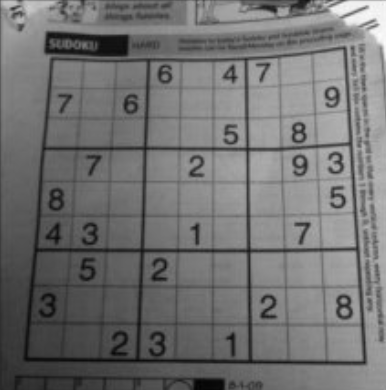
#> input picture data/images/dave.png, 386 x 390 px, found by its file name
$ python SSLFilter.py   (older library calls are emulated)
#> lines starting #> are read from the running program, lines starting #| are printed output that depends on the picture
#!/usr/bin/env python
# -*- coding: utf-8 -*-

import cv2
import numpy as np
import matplotlib.pyplot as plt

img = cv2.imread('data/images/dave.png', 0)
#> img: shape (390, 386); min 2, max 252, mean 113.5

# cv2.CV_64F 输出图像的深度（数据类型），可以使用-1, 与原图像保持一致np.uint8
laplacian = cv2.Laplacian(img, cv2.CV_64F)
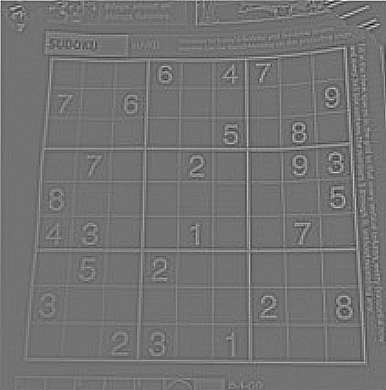
#> laplacian: shape (390, 386) float64; min -103, max 125, mean 0.1; drawn with min black and max white

# 参数1，0为只在x方向求一阶导数，最大可以求2阶导数。
sobelx = cv2.Sobel(img, cv2.CV_64F, 1, 0, ksize = 5)
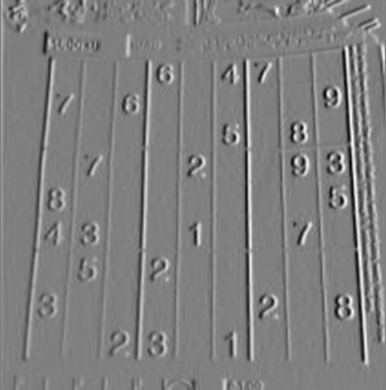
#> sobelx: shape (390, 386) float64; min -4529, max 4544, mean 30; drawn with min black and max white

# 参数1，0为只在y方向求一阶导数，最大可以求2阶导数。
sobely = cv2.Sobel(img, cv2.CV_64F, 0, 1, ksize = 5)
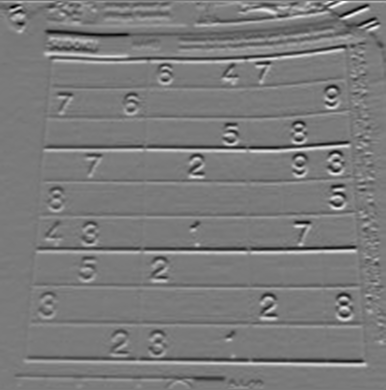
#> sobely: shape (390, 386) float64; min -4683, max 4990, mean -15.3; drawn with min black and max white

images = [ img, laplacian, sobelx, sobely]
titles = [ 'Original', 'Laplacian', 'Sobel X', 'Sobel Y']

for i in range(4):
    plt.subplot(2, 2, i+1), plt.imshow(images[i],'gray')
    plt.title(titles[i]), plt.xticks([]), plt.yticks([])

plt.show()
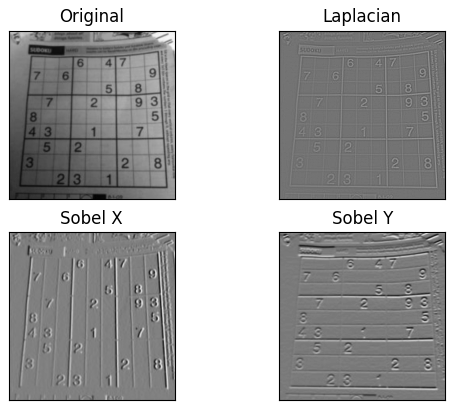
#> figure drawn by matplotlib, 4 panels

$ run again, with data/images/1.png copied over data/images/dave.png
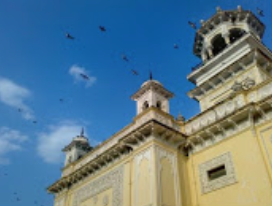
#> input picture data/images/1.png, 272 x 206 px, found by its file name
#> `img = cv2.imread('data/images/dave.png', 0)`:
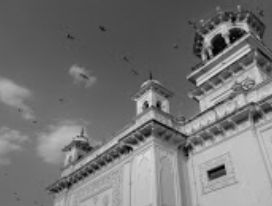
#> img: shape (206, 272); min 1, max 219, mean 116.7
#> `sobely = cv2.Sobel(img, cv2.CV_64F, 0, 1, ksize = 5)`:
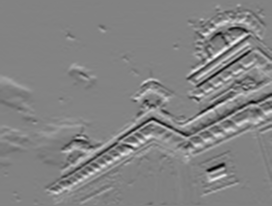
#> sobely: shape (206, 272) float64; min -6050, max 5777, mean 49.9; drawn with min black and max white
